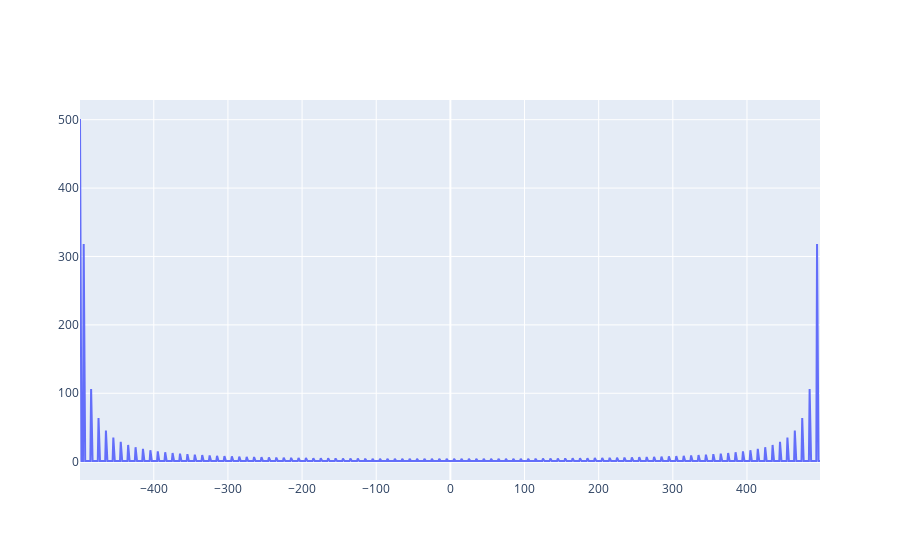

The code cell stored with this chart in its notebook:
### Code cell
fig = go.Figure()
fig.add_trace(go.Scatter(x=freq, y=abs(f), mode='lines'))
fig.update_layout(
    hovermode="x"
)
fig.show()

### Figure 1 — Plotly figure (JSON) as saved in the notebook; plotly's stock layout.template omitted (floating-point values rounded to 4 significant figures; data arrays with more than 128 entries replaced by an {"elided": "..."} marker saying what was removed)
{"data": [{"mode": "lines", "type": "scatter", "x": {"elided": "1000 float values"}, "y": {"elided": "1000 float values"}}], "layout": {"autosize": true, "hovermode": "x", "xaxis": {"autorange": true, "range": [-499.5, 498.5], "type": "linear"}, "yaxis": {"autorange": true, "range": [-26.78, 528.8], "type": "linear"}}}
